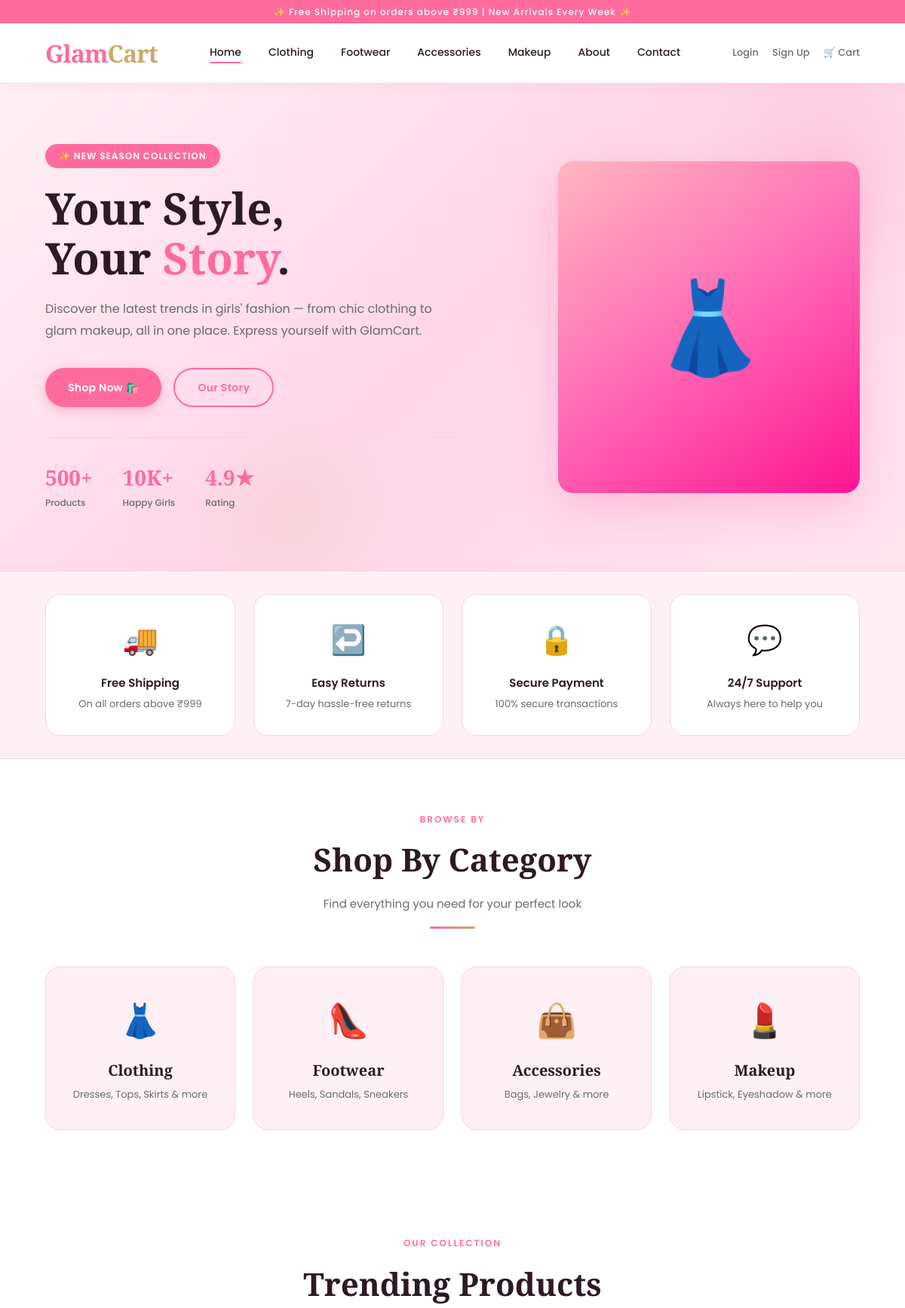
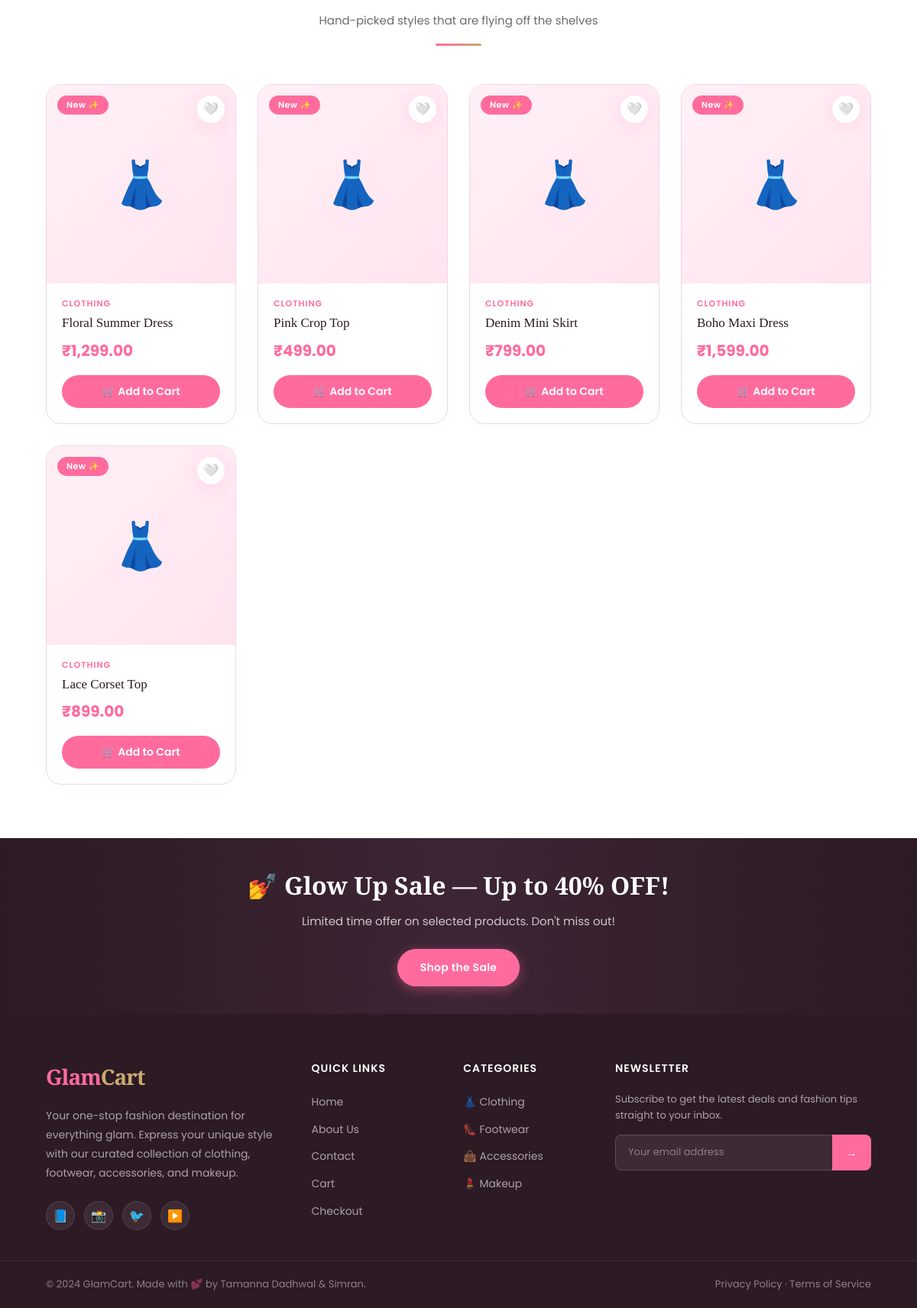
The page /index.php?cat=1 on the database its author committed (2 pictures, top to bottom).
### tables this page shows
CREATE TABLE IF NOT EXISTS products (
    id INT AUTO_INCREMENT PRIMARY KEY,
    name VARCHAR(200) NOT NULL,
    description TEXT,
    price DECIMAL(10,2) NOT NULL,
    image VARCHAR(255) NOT NULL,
    category_id INT,
    stock INT DEFAULT 10,
    created_at TIMESTAMP DEFAULT CURRENT_TIMESTAMP,
    FOREIGN KEY (category_id) REFERENCES categories(id) ON DELETE SET NULL
);

CREATE TABLE IF NOT EXISTS categories (
    id INT AUTO_INCREMENT PRIMARY KEY,
    name VARCHAR(100) NOT NULL
);

### index.php (the view, shortened to what this page needs)
<?php
require_once 'db.php';
$products_result = mysqli_query($conn, "
    SELECT p.*, c.name AS category_name
    FROM products p
    LEFT JOIN categories c ON p.category_id = c.id
    ORDER BY p.created_at DESC
    LIMIT 8
");
?>
<!DOCTYPE html>
<html lang="en">
<head>
    <link rel="stylesheet" href="style.css">
</head>
<body>
<header>
    <div class="nav-top">✨ Free Shipping on orders above ₹999 | New Arrivals Every Week ✨</div>
    <div class="navbar">
        <a href="index.php" class="logo">Glam<span>Cart</span></a>
        <nav class="nav-links">
            <a href="index.php" class="active">Home</a>
            <a href="index.php?cat=1">Clothing</a>
            <a href="index.php?cat=2">Footwear</a>
            <a href="index.php?cat=3">Accessories</a>
            <a href="index.php?cat=4">Makeup</a>
            <a href="about.php">About</a>
            <a href="contact.php">Contact</a>
        </nav>
        <div class="nav-actions">
            <?php if (isset($_SESSION['user_id'])): ?>
                <a href="#">👋 <?php echo htmlspecialchars($_SESSION['user_name']); ?></a>
                <?php if ($_SESSION['user_role'] === 'admin'): ?>
                    <a href="admin.php">🛠 Admin</a>
                <?php endif; ?>
                <a href="logout.php">Logout</a>
            <?php else: ?>
                <a href="login.php">Login</a>
                <a href="signup.php">Sign Up</a>
            <?php endif; ?>
            <a href="cart.php">
                🛒 Cart
            </a>
        </div>
    </div>
</header>
<section class="hero">
    <div class="hero-content">
        <span class="hero-badge">✨ New Season Collection</span>
        <h1>Your Style,<br>Your <span>Story</span>.</h1>
        <p>Discover the latest trends in girls' fashion — from chic clothing to glam makeup, all in one place. Express yourself with GlamCart.</p>
        <div class="hero-btns">
            <a href="#products" class="btn btn-primary">Shop Now 🛍️</a>
            <a href="about.php" class="btn btn-outline">Our Story</a>
        </div>
        <div class="hero-stats">
            <div class="hero-stat">
                <h3>500+</h3>
                <p>Products</p>
            </div>
            <div class="hero-stat">
                <h3>10K+</h3>
                <p>Happy Girls</p>
            </div>
            <div class="hero-stat">
                <h3>4.9★</h3>
                <p>Rating</p>
            </div>
        </div>
    </div>
    <div class="hero-image">
        <div style="width:400px;height:440px;background:linear-gradient(145deg,#FFB6C1,#FF69B4,#FF1493);border-radius:20px;display:flex;align-items:center;justify-content:center;font-size:120px;box-shadow:0 20px 60px rgba(255,105,180,0.3);">
            👗
        </div>
    </div>
</section>
<div style="background:var(--pink-pale);border-top:1px solid var(--border);border-bottom:1px solid var(--border);">
    <div class="section" style="padding-top:30px;padding-bottom:30px;">
        <div class="features-grid">
            <div class="feature-card">
                <div class="icon">🚚</div>
                <h4>Free Shipping</h4>
                <p>On all orders above ₹999</p>
            </div>
            <div class="feature-card">
                <div class="icon">↩️</div>
                <h4>Easy Returns</h4>
                <p>7-day hassle-free returns</p>
            </div>
            <div class="feature-card">
                <div class="icon">🔒</div>
                <h4>Secure Payment</h4>
                <p>100% secure transactions</p>
            </div>
            <div class="feature-card">
                <div class="icon">💬</div>
                <h4>24/7 Support</h4>
                <p>Always here to help you</p>
            </div>
        </div>
    </div>
</div>
<div class="section">
    <div class="section-header">
        <span class="section-label">Browse By</span>
        <h2>Shop By Category</h2>
        <p>Find everything you need for your perfect look</p>
        <div class="divider"></div>
    </div>
    <div class="categories-grid">
        <a href="index.php?cat=1" class="category-card">
            <span class="category-icon">👗</span>
            <h3>Clothing</h3>
            <p>Dresses, Tops, Skirts & more</p>
        </a>
        <a href="index.php?cat=2" class="category-card">
            <span class="category-icon">👠</span>
            <h3>Footwear</h3>
            <p>Heels, Sandals, Sneakers</p>
        </a>
        <a href="index.php?cat=3" class="category-card">
            <span class="category-icon">👜</span>
            <h3>Accessories</h3>
            <p>Bags, Jewelry & more</p>
        </a>
        <a href="index.php?cat=4" class="category-card">
            <span class="category-icon">💄</span>
            <h3>Makeup</h3>
            <p>Lipstick, Eyeshadow & more</p>
        </a>
    </div>
</div>
<div class="section" id="products">
    <div class="section-header">
        <span class="section-label">Our Collection</span>
        <h2>Trending Products</h2>
        <p>Hand-picked styles that are flying off the shelves</p>
        <div class="divider"></div>
    </div>
    <?php
    if (isset($_GET['cat']) && is_numeric($_GET['cat'])) {
        $cat_id = (int)$_GET['cat'];
        $products_result = mysqli_query($conn, "
            SELECT p.*, c.name AS category_name
            FROM products p
            LEFT JOIN categories c ON p.category_id = c.id
            WHERE p.category_id = $cat_id
            ORDER BY p.created_at DESC
        ");
    }
    ?>
    <div class="products-grid">
        <?php if (mysqli_num_rows($products_result) > 0):
            while ($product = mysqli_fetch_assoc($products_result)):
                $cat_emoji = ['1'=>'👗','2'=>'👠','3'=>'👜','4'=>'💄'];
                $emoji = $cat_emoji[$product['category_id']] ?? '🛍️';
        ?>
        <div class="product-card">
            <div class="product-img-wrap">
                <?php if (file_exists($product['image'])): ?>
                    <img src="<?php echo htmlspecialchars($product['image']); ?>"
                         alt="<?php echo htmlspecialchars($product['name']); ?>">
                <?php else: ?>
                    <div class="placeholder-img"><?php echo $emoji; ?></div>
                <?php endif; ?>
                <span class="product-badge">New ✨</span>
                <button class="product-wishlist">🤍</button>
            </div>
            <div class="product-info">
                <div class="product-category"><?php echo htmlspecialchars($product['category_name']); ?></div>
                <div class="product-name"><?php echo htmlspecialchars($product['name']); ?></div>
                <div class="product-price">
                    ₹<?php echo number_format($product['price'], 2); ?>
                </div>
                <form method="POST" action="cart.php">
                    <button type="submit" class="add-to-cart-btn">
                        🛒 Add to Cart
                    </button>
                </form>
            </div>
        </div>
        <?php endwhile;
        endif; ?>
    </div>
</div>
<div class="promo-strip">
    <h2>💅 Glow Up Sale — Up to 40% OFF!</h2>
    <p>Limited time offer on selected products. Don't miss out!</p>
    <a href="#products" class="btn btn-primary">Shop the Sale</a>
</div>
<footer>
    <div class="footer-main">
        <div class="footer-brand">
            <span class="logo">Glam<span>Cart</span></span>
            <p>Your one-stop fashion destination for everything glam. Express your unique style with our curated collection of clothing, footwear, accessories, and makeup.</p>
            <div class="social-links">
                <a href="#">📘</a>
                <a href="#">📸</a>
                <a href="#">🐦</a>
                <a href="#">▶️</a>
            </div>
        </div>
        <div class="footer-col">
            <h4>Quick Links</h4>
            <ul>
                <li><a href="index.php">Home</a></li>
                <li><a href="about.php">About Us</a></li>
                <li><a href="contact.php">Contact</a></li>
                <li><a href="cart.php">Cart</a></li>
                <li><a href="checkout.php">Checkout</a></li>
            </ul>
        </div>
        <div class="footer-col">
            <h4>Categories</h4>
            <ul>
                <li><a href="index.php?cat=1">👗 Clothing</a></li>
                <li><a href="index.php?cat=2">👠 Footwear</a></li>
                <li><a href="index.php?cat=3">👜 Accessories</a></li>
                <li><a href="index.php?cat=4">💄 Makeup</a></li>
            </ul>
        </div>
        <div class="footer-col footer-newsletter">
            <h4>Newsletter</h4>
            <p>Subscribe to get the latest deals and fashion tips straight to your inbox.</p>
            <div class="newsletter-form">
                <input type="email" placeholder="Your email address">
                <button>→</button>
            </div>
        </div>
    </div>
    <div class="footer-bottom">
        <p>© 2024 GlamCart. Made with 💕 by Tamanna Dadhwal & Simran.</p>
        <p>Privacy Policy · Terms of Service</p>
    </div>
</footer>
</body>
</html>

### rows shown on the page
products: category "👗", category.name "CLOTHING", name "Floral Summer Dress", price "1,299.00"
products: category "👗", category.name "CLOTHING", name "Pink Crop Top", price "499.00"
products: category "👗", category.name "CLOTHING", name "Denim Mini Skirt", price "799.00"
products: category "👗", category.name "CLOTHING", name "Boho Maxi Dress", price "1,599.00"
products: category "👗", category.name "CLOTHING", name "Lace Corset Top", price "899.00"
